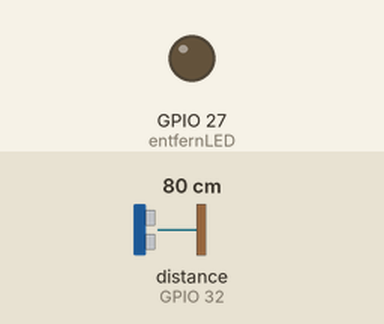
Bench run of a sketch on a simulated ESP32. Shown: output pins drawn as LEDs (lit = HIGH). Wiring (inferred from the names in the program): ultrasonic range finder: trigger GPIO 25; echo GPIO 32. The inputs (shaded band) are chosen by the test bench; at power-on: distance to the obstacle (sensor on GPIO 32) 80 cm. The echo pulse lasts 58.3 µs per cm; WiFi joins after 1.5 s; servers stay silent unless stated; pins used as bus, display or sensor lines are not drawn; what the sketch prints to the serial monitor is not drawn.

Above: at 2.7 s.
2.8 s: distance to the obstacle (sensor on GPIO 32) set to 23 cm
4.3 s: distance to the obstacle (sensor on GPIO 32) set to 18 cm
At 4.9 s:
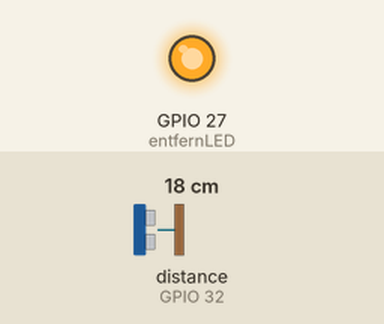
6.0 s: distance to the obstacle (sensor on GPIO 32) set to 35 cm
At 7.2 s:
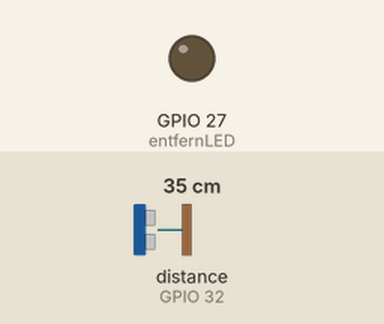
7.5 s: distance to the obstacle (sensor on GPIO 32) set to 2 cm
At 8.9 s:
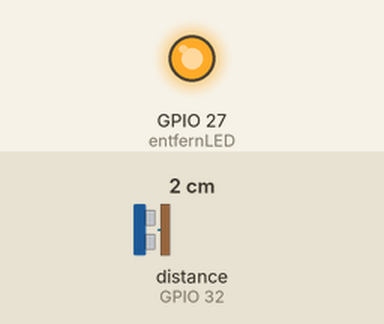
Timing chart, 0 to 10.0 s (numbered marks = the images above; inputs shaded):
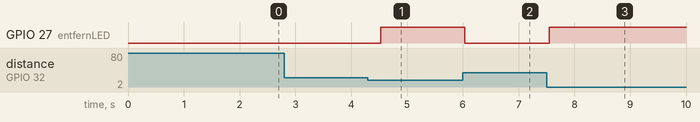

Measured:
- the behaviour switches between 21 and 20 cm on distance to the obstacle (sensor on GPIO 32) (found by bisection; images 0 and 1)
- after the input at 2.8 s, every drawn part: stays the same
- after the input at 4.3 s, GPIO 27 (entfernLED): LOW → HIGH after 0.23 s
- after the input at 6.0 s, GPIO 27 (entfernLED): HIGH → LOW at once
- after the input at 7.5 s, GPIO 27 (entfernLED): LOW → HIGH after 0.05 s

The sketch:

ESP_UDP_Entfernungssensor.ino
```cpp
// Load Wi-Fi library
#include <WiFi.h>
#include <WiFiUdp.h>

// Replace with your network credentials
const char* ssid     = "DigiNet";                       //WIFI name
const char* password = "DigiNetE63";                    //WIFI passwort
const char ip[] = "192.168.178.165";                      //IP des 1. Laptops
#define UDP_PORT 4210                                   //UDP Port wahlen

WiFiUDP UDP;
char packet[255];
int entfernLED = 27;
int trigger = 25;
int echo = 32;
long entfernung = 0;

void setup() {
  Serial.begin(115200);
  WiFi.begin(ssid, password);                           //WIFI verbinden
  while (WiFi.status() != WL_CONNECTED) {
    delay(500);
    Serial.println("Connecting to WiFi..");
  }
  Serial.println("Connected to the WiFi network");

  UDP.begin(UDP_PORT);                                  //UDP Port für Dateiempfängen einsetzen
  pinMode(entfernLED, OUTPUT);                          //Output für LED einstellen
  pinMode(trigger, OUTPUT);                             //Trigger-Lautsprecher
  pinMode(echo, INPUT);                                 //Aufnahme-Lautsprecher
}

void loop(){
  entfernung = get_distance();

  Serial.print("Entfernung : ");
  Serial.print(entfernung);
  Serial.print("cm ");

  UDP.beginPacket(ip, UDP_PORT);                       //Dateien schicken zum TD in Laptop 1
  UDP.print(uint8_t(entfernung));                    //Sensorwert in UDP reinschreiben
  UDP.endPacket();                                      //Paket schicken

  int packetSize = UDP.parsePacket();                   //Dateien empfangen vom TD
  if (packetSize) {
    //Serial.print("Received packet! Size: ");
    //Serial.println(packetSize);
    int len = UDP.read(packet, 255);
    if (len > 0)
    {
      packet[len] = '\0';
    }
    //Serial.print("Packet received: ");
    Serial.println(packet);
  }

  if ((entfernung <= 20)&&(entfernung >= 0)) {          //LED anschalten wenn etwas in der Nähe von 20cm ist
    digitalWrite(entfernLED, HIGH);
  }
  else {                                                //LED ausschalten wenn nicht
    digitalWrite(entfernLED, LOW);
  }
  delay(500);                                           //0.5s Pause inzwischen
}

long get_distance() {
  long duration=0;
  long distance=0;

  digitalWrite(trigger, LOW);       //Den Trigger-Lautsprecher aus
  delayMicroseconds(5);
  //noInterrupts();
  digitalWrite(trigger, HIGH);      //Den Trigger-Lautsprecher an
  delayMicroseconds(10);
  digitalWrite(trigger, LOW);       //Den Trigger-Lautsprecher wieder aus
  duration = pulseIn(echo, HIGH);   //Erfassung - Dauer in Mikrosekunden
  //interrupts();

  distance = (duration/2) * 0.03432; // Distanz in CM
  return(distance);
}
```
